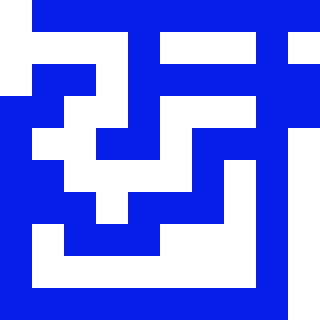

Below is a game level as drawn by its tile map, then a one-line description and the .tmx file that defines it, in full:
An orthogonal 10x10 tile map with 32x32 px tiles, 1 tile layer (Tile Layer 1).

<map version="1.5" tiledversion="1.7.2" orientation="orthogonal" renderorder="right-down" width="10" height="10" tilewidth="32" tileheight="32" infinite="0" nextlayerid="2" nextobjectid="1">
 <tileset firstgid="1" source="BlackAndWhite.tsx" />
 <layer id="1" name="Tile Layer 1" width="10" height="10">
  <data encoding="csv">
13,69,69,69,69,69,69,69,69,69,
13,13,13,13,69,13,13,13,69,13,
13,69,69,13,69,69,69,69,69,69,
69,69,13,13,69,13,13,13,69,69,
69,13,13,69,69,13,69,69,69,13,
69,69,13,13,13,13,69,13,69,13,
69,69,69,13,69,69,69,13,69,13,
69,13,69,69,69,13,13,13,69,13,
69,13,13,13,13,13,13,13,69,13,
69,69,69,69,69,69,69,69,69,13
</data>
 </layer>
</map>